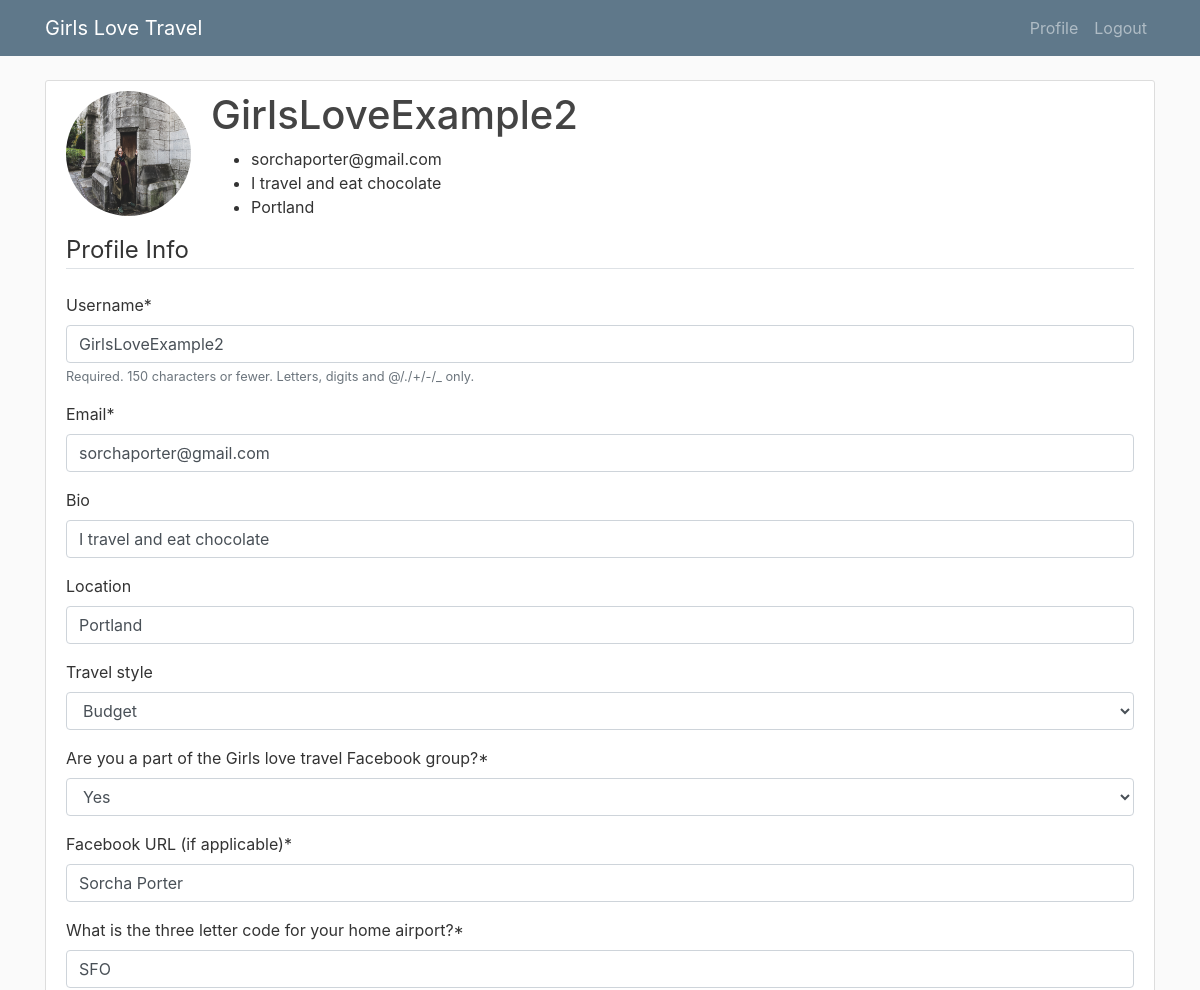
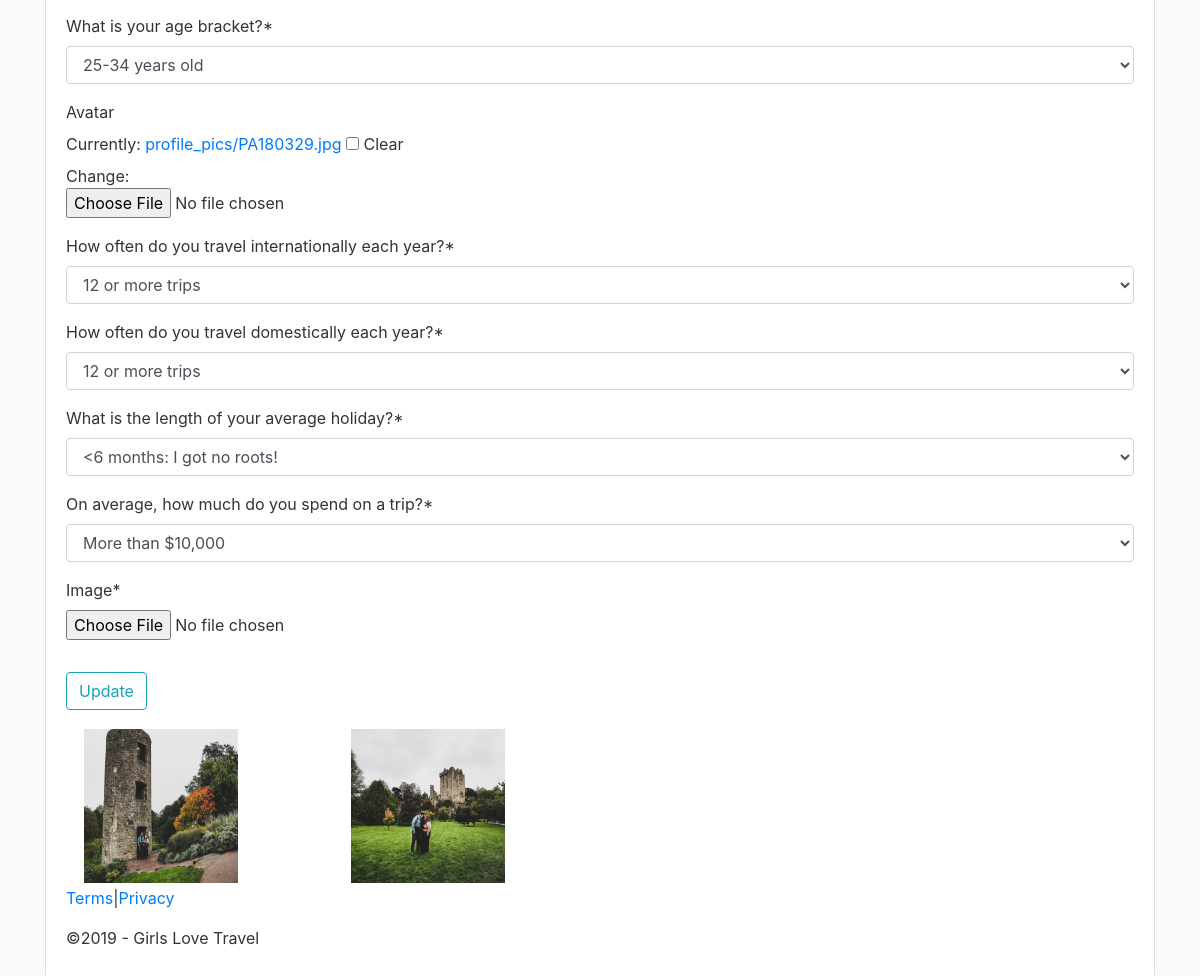
The app's page /profile/ (signed in) with its own data (2 pictures, top to bottom).
### UserProfiles/models.py (models this page shows, shortened)
class Profile(models.Model):
    TRUE_FALSE_CHOICES = (
        (True, 'Yes'),
        (False, 'No'),
    )
    AGE_DEMOGRAPHIC = (
        ('UNDER 12','Under 12 years old'),
        ('12-17','12-17 years old'),
        ('18-24','18-24 years old'),
        ('25-34','25-34 years old'),
        ('35-44','35-44 years old'),
        ('45-54','45-54 years old'),
        ('55-64','55-64 years old'),
        ('65-74','65-74 years old'),
        ('OVER 75','75 years or older'),
    )
    TRAVEL_FREQUENCY = (
        ('1 OR LESS','One trip or less'),
        ('1 TO 3','1-3 trips'),
        ('4 TO 8','4-8 trips'),
        ('8 TO 12','8-12 trips'),
        ('12 OR MORE','12 or more trips'),
    )
    TRAVEL_STYLE = (
        ('FOODIE','Foodie'),
        ('LUX','Lux'),
        ('BUDGET','Budget'),
        ('SOLO','Solo'),
        ('HOTEL','Hotel'),
        ('FAMILY','Family'),
        ('WORK','Work'),
    )
    TRIP_LENGTH = (
        ('LESS THAN ONE WEEK','Less than a week'),
        ('1 TO 2 WEEKS','1-2 weeks'),
        ('3 TO 4 WEEKS','3-4 weeks'),
        ('1 TO 3 MONTHS','1-3 months'),
        ('3 TO 6 MONTHS','3-6 months'),
        ('MORE THAN 6 MONTHS', '<6 months: I got no roots!')
    )
    AVERAGE_COST = (
        ('LESS THAN 5000','Less than $5,000'),
        ('5000 TO 10000','Between $5,000 and $10,000'),
        ('MORE THAN 10000','More than $10,000'),
    )
    user = models.OneToOneField(User, on_delete=models.CASCADE)
    avatar = models.ImageField(default='default.jpg', upload_to='profile_pics/', null=True, blank=True)
    bio = models.CharField(max_length=500, blank=True)
    location = models.CharField(max_length=30, blank=True)
    travel_style = models.CharField(max_length=20, choices=TRAVEL_STYLE, null=True, blank=True)
    glter = models.BooleanField(choices=TRUE_FALSE_CHOICES, null=True, blank=True)
    facebook_url = models.CharField(max_length=150, null=True, blank=True)
    home_airport = models.CharField(max_length=3, null=True, blank=True)
    age_bracket = models.CharField(max_length=50, choices=AGE_DEMOGRAPHIC, null=True, blank=True)
    int_travel = models.CharField(max_length=50, choices=TRAVEL_FREQUENCY, null=True, blank=True)
    dom_travel = models.CharField(max_length=50, choices=TRAVEL_FREQUENCY, null=True, blank=True)
    average_length = models.CharField(max_length=50, choices=TRIP_LENGTH, null=True, blank=True)
    average_cost = models.CharField(max_length=50, choices=AVERAGE_COST, null=True, blank=True)

class Images(models.Model):
    profile = models.ForeignKey(Profile, related_name="photos", default=None, on_delete=models.CASCADE)
    image = models.ImageField(default='default.jpg', upload_to=get_image_filename, blank=True, null=True)
    def __str__(self):
        return self.image.url

### UserProfiles/views.py (the view)
# urls.py: path('profile/', user_views.profile, name='profile'),
@login_required
def profile(request):
    ImageFormSet = modelformset_factory(Images, form=ImageForm)
    if request.method == 'POST':
        u_form = UserUpdateForm(request.POST, instance=request.user)
        p_form = ProfileRegisterForm(request.POST,
                                request.FILES,
                                instance=request.user.profile)
        k_form = PostRegUpdateForm(request.POST,
                                request.FILES,
                                instance=request.user.profile)
        formset = ImageFormSet(request.POST, request.FILES)
        if u_form.is_valid()  and k_form.is_valid() and formset.is_valid():
            u_form.save()
            p_form.save()
            k_form.save()
            for form in formset.cleaned_data:
                if form:
                    image = form['image']
                    photo = Images(profile=request.user.profile, image=image)
                    photo.save()
            messages.success(request, f'Your account has been updated!')
            return redirect('profile')
    else:
        u_form = UserUpdateForm(instance=request.user)
        p_form = ProfileRegisterForm(instance=request.user.profile)
        k_form = PostRegUpdateForm(instance=request.user.profile)
        formset = ImageFormSet(queryset=Images.objects.none())
    context = {
        'u_form': u_form,
        'p_form': p_form,
        'k_form': k_form,
        'formset': formset,
    }
    return render(request, 'UserProfiles/profile.html', context)

### UserProfiles/forms.py
class UserUpdateForm(forms.ModelForm):
    email = forms.EmailField()
    class Meta:
        model = User
        fields = [
            'username',
            'email',
            ]

### UserProfiles/templates/UserProfiles/profile.html (shortened to what this page needs)
{% extends "base.html" %}
{% load crispy_forms_tags %}
{% load static %}
{% block content %}
<div class="content-section">
  <div class="media">
    <img class="rounded-circle account-img" src="{{ user.profile.avatar.url }}">
    <div class="media-body">
      <h2 class="account-heading">{{ user.username }}</h2>
      <ul>
        <li>{{ user.email }}</li>
        <li>{{user.profile.bio}}</li>
        <li>{{user.profile.location}}</li>
    </div>
  </div>
  <form method="POST" enctype="multipart/form-data">
      <fieldset class="form-group">
          <legend class="border-bottom mb-4">Profile Info</legend>
          {{ u_form|crispy }}
          {{ p_form|crispy }}
          {{ k_form|crispy }}
          {{ formset|crispy }}
      </fieldset>
      <div class="form-group">
          <button class="btn btn-outline-info" type="submit">Update</button>
      </div>
  </form>
  <div class="container">
  <div class="row">
  {% for image in user.profile.photos.all %}
    <div class='col-md-3'>
    <img src="{{ image }}" alt="Image not found" class="image-thumbnail" style="height:10em; width:10em; padding:.2em">
    </div>
  {% endfor %}
  </div>
  </div>
{% endblock content %}

### Templates/base.html (shortened to what this page needs)
{% load static from staticfiles %}
<!DOCTYPE html>
<html lang="en" class="bg_img">
	<head>
    <link rel="stylesheet" href="https://maxcdn.bootstrapcdn.com/bootstrap/4.0.0/css/bootstrap.min.css">
		<link rel="stylesheet" type="text/css" href="{% static 'css/layout.css' %}">
	</head>
    <body>
        <div class="container">
            {% include "navbar.html" %}
            {% block content %}{% endblock %}
        {% include "footer.html" %}
</div>
</body>
</html>
    </body>
</html>

### Templates/navbar.html (shortened to what this page needs)
      <nav class="navbar navbar-expand-md navbar-dark bg-steel fixed-top">
        <div class="container">
          <a class="navbar-brand mr-4" href="{% url 'home' %}">Girls Love Travel</a>
          <div class="collapse navbar-collapse" id="navbarToggle">
            <div class="navbar-nav">
              {% if user.is_authenticated %}
                <a class="nav-item nav-link" href="{% url 'profile' %}">Profile</a>
                <a class="nav-item nav-link" href="{% url 'logout' %}">Logout</a>
              {% else %}
                <a class="nav-item nav-link" href="{% url 'login' %}">Login</a>
                <a class="nav-item nav-link" href="{% url 'register' %}">Register</a>
              {% endif %}
            </div>
          </div>
        </div>
      </nav>

### Templates/footer.html
<section id="block-footer">
    <p id="footer-right"><a href="#">Terms</a>|<a href="#">Privacy</a></p>
    <p id="footer-left">&copy;2019 - Girls Love Travel</p>
</section>

### assets/css/layout.css (style rules this page uses)
body { background: #fafafa; color: #333333; margin-top: 5rem; }
h1, h2, h3, h4, h5, h6 { color: #444444; }
ul { margin: 0; }
.bg-steel { background-color: #5f788a; }
.content-section { background: #ffffff; padding: 10px 20px; border: 1px solid #dddddd; border-radius: 3px; margin-bottom: 20px; }
.account-img { height: 125px; width: 125px; margin-right: 20px; margin-bottom: 16px; }
.account-heading { font-size: 2.5rem; }

### records on screen
Profile: bio "I travel and eat chocolate", location "Portland", travel_style "Budget", glter "Yes", facebook_url "Sorcha Porter", home_airport "SFO", age_bracket "25-34 years old", int_travel "12 or more trips", dom_travel "12 or more trips", average_length "<6 months: I got no roots!", average_cost "More than $10,000"
Images: image (picture)
Images: image (picture)

### other values on screen
{{ user.username }} "GirlsLoveExample2"
{{ user.email }} "sorchaporter@gmail.com"
{{ user.profile.bio }} "I travel and eat chocolate"
{{ user.profile.location }} "Portland"
